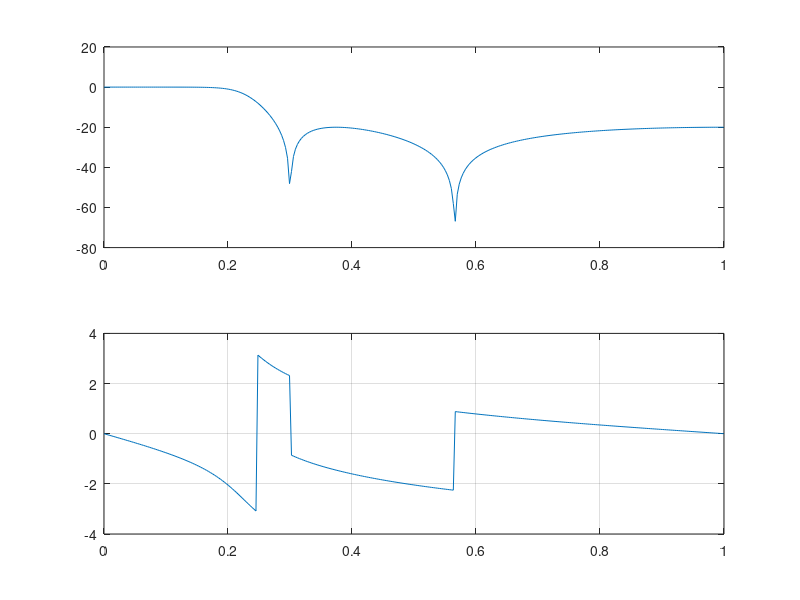

This figure's MATLAB source:
alphap =1;
alphas =20;
wp=.2*pi;
ws=.3*pi;

[n,wn]=cheb2ord(wp/pi,ws/pi,alphap,alphas);
[b,a]=cheby2(n,alphas,wn);

w=0:0.01:pi;

[h,om]=freqz(b,a,w);

mag=20*log10(abs(h));
an=angle(h)

subplot(2,1,1);
plot(om/pi,mag);


subplot(2,1,2);
plot(om/pi,an);

grid on;
disp(b);
disp(a);